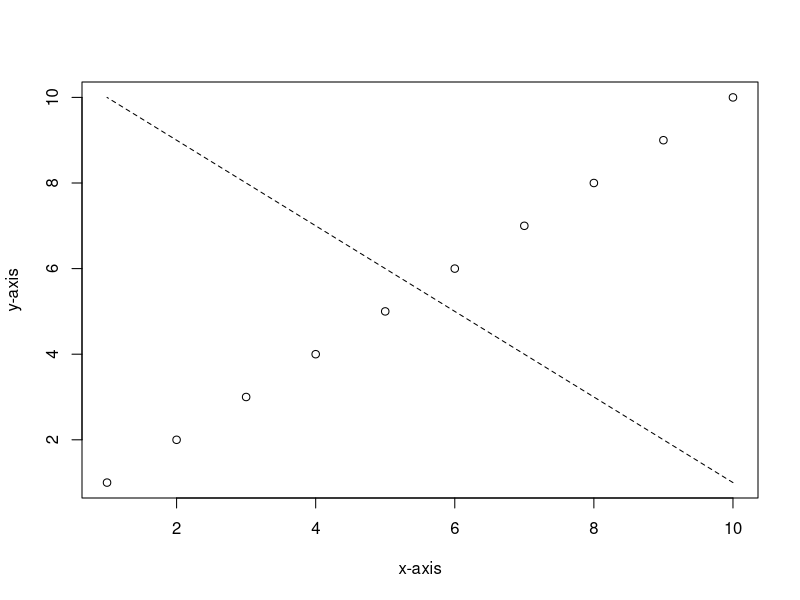

This chart was generated by the following R code:
## ---- chunk 1
#Testing a simple plot
plot(seq(1,10), seq(1,10),xlab="x-axis",ylab="y-axis")
lines(seq(10,1),seq(1,10),type="l", lty=2)
